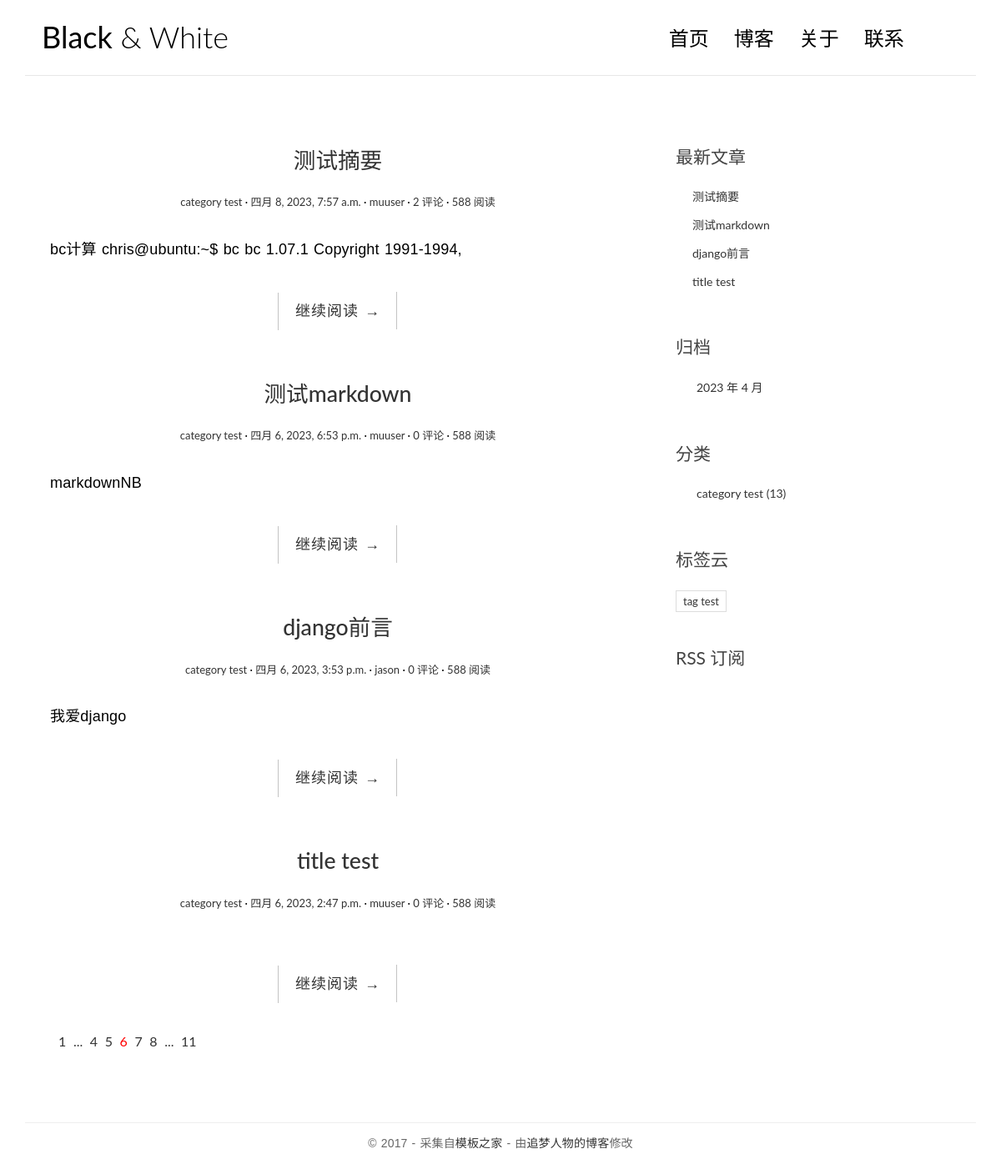
The page / on the database its author committed.
### blog/models.py (models this page shows, shortened)
class Post(models.Model):
    title = models.CharField('标题', max_length=70)
    body = models.TextField('正文')
    created_time = models.DateTimeField('创建时间', default=timezone.now)
    modified_time = models.DateTimeField('修改时间')
    excerpt = models.CharField('摘要', max_length=200, blank=True)
    category = models.ForeignKey(Category, verbose_name='分类', on_delete=models.CASCADE)
    tags = models.ManyToManyField(Tag, verbose_name='标签', blank=True)
    author = models.ForeignKey(User, verbose_name='作者', on_delete=models.CASCADE)
    class Meta:
        verbose_name = '文章'
        verbose_name_plural = verbose_name
        ordering = ['-created_time']
    def get_absolute_url(self):
        return reverse('blog:detail', kwargs={'pk': self.pk})

class Category(models.Model):
    name = models.CharField(max_length=100)
    class Meta:
        verbose_name = '分类'
        verbose_name_plural = verbose_name

class Tag(models.Model):
    name = models.CharField(max_length=100)
    class Meta:
        verbose_name = '标签'
        verbose_name_plural = verbose_name

### blog/views.py (the view)
# urls.py: path('', views.index, name='index'),
def index(request):
    post_list = Post.objects.all().order_by('-created_time')
    return render(request, 'blog/index.html', context={'post_list': post_list})

### blog/templatetags/blog_extras.py (called while the page is built)
@register.inclusion_tag('blog/inclusions/_recent_posts.html', takes_context=True)
def show_recent_posts(context, num=5):
    return {
        'recent_post_list': Post.objects.all().order_by('-created_time')[:num],
    }

@register.inclusion_tag('blog/inclusions/_archives.html', takes_context=True)
def show_archives(context):
    return {
        'date_list': Post.objects.dates('created_time', 'month', order='DESC'),
    }

@register.inclusion_tag('blog/inclusions/_categories.html', takes_context=True)
def show_categories(context):
    return {
        'category_list': Category.objects.all(),
    }

@register.inclusion_tag('blog/inclusions/_tags.html', takes_context=True)
def show_tags(context):
    return {
        'tag_list': Tag.objects.all(),
    }

### templates/blog/index.html
{% extends 'base.html' %}
{% block main %}
    {% for post in post_list %}
        <article class="post post-{{ post.pk }}">
            <header class="entry-header">
                <h1 class="entry-title">
                    <a href="{{ post.get_absolute_url }}">{{ post.title }}</a>
                </h1>
                <div class="entry-meta">
                    <span class="post-category"><a href="#">{{ post.category.name }}</a></span>
                    <span class="post-date"><a href="#"><time class="entry-date"
                                                              datetime="{{ post.created_time }}">{{ post.created_time }}</time></a></span>
                    <span class="post-author"><a href="#">{{ post.author }}</a></span>
                    <span class="comments-link"><a href="{{ post.get_absolute_url }}#comment-area">{{ post.comment_set.count }} 评论</a></span>
                    <span class="views-count"><a href="#">588 阅读</a></span>
                </div>
            </header>
            <div class="entry-content clearfix">
                <p>{{ post.excerpt }}</p>
                <div class="read-more cl-effect-14">
                    <a href="{{ post.get_absolute_url }}" class="more-link">继续阅读 <span class="meta-nav">→</span></a>
                </div>
            </div>
        </article>
    {% empty %}
        <div class="no-post">暂时还没有发布的文章！</div>
    {% endfor %}
    <div class="pagination">
        <ul>
            <li><a href="">1</a></li>
            <li><a href="">...</a></li>
            <li><a href="">4</a></li>
            <li><a href="">5</a></li>
            <li class="current"><a href="">6</a></li>
            <li><a href="">7</a></li>
            <li><a href="">8</a></li>
            <li><a href="">...</a></li>
            <li><a href="">11</a></li>
        </ul>
    </div>
{% endblock %}

### templates/base.html (shortened to what this page needs)
{% load   static %}
{% load blog_extras %}
<!DOCTYPE html>
<html>
<head>
    <link rel="stylesheet" href="{% static 'blog/css/bootstrap.min.css' %}">
    <link rel="stylesheet" href="http://code.ionicframework.com/ionicons/2.0.1/css/ionicons.min.css">
    <link rel="stylesheet" href="{% static 'blog/css/pace.css' %}">
    <link rel="stylesheet" href="{% static 'blog/css/custom.css' %}">
    <link href="https://cdn.bootcss.com/highlight.js/9.15.8/styles/github.min.css" rel="stylesheet">
</head>
<body>
<div class="container">
    <header id="site-header">
        <div class="row">
            <div class="col-md-4 col-sm-5 col-xs-8">
                <div class="logo">
                    <h1><a href="{% url 'blog:index' %}"><b>Black</b> &amp; White</a></h1>
                </div>
            </div>
            <div class="col-md-8 col-sm-7 col-xs-4">
                <nav class="main-nav" role="navigation">
                    <div class="collapse navbar-collapse" id="bs-example-navbar-collapse-1">
                        <ul class="nav navbar-nav navbar-right">
                            <li class="cl-effect-11"><a href="{% url 'blog:index' %}" data-hover="首页">首页</a></li>
                            <li class="cl-effect-11"><a href="full-width.html" data-hover="博客">博客</a></li>
                            <li class="cl-effect-11"><a href="about.html" data-hover="关于">关于</a></li>
                            <li class="cl-effect-11"><a href="contact.html" data-hover="联系">联系</a></li>
                        </ul>
                    </div>
                </nav>
            </div>
        </div>
    </header>
</div>
<div class="content-body">
    <div class="container">
        <div class="row">
            <main class="col-md-8">
                {% block main %}
                {% endblock main %}
            </main>
            <aside class="col-md-4">
                {% show_recent_posts %}
                {% show_archives %}
                {% show_categories %}
                {% show_tags %}
                <div class="rss">
                    <a href=""> RSS 订阅</a>
                </div>
            </aside>
        </div>
    </div>
</div>
<footer id="site-footer">
    <div class="container">
        <div class="row">
            <div class="col-md-12">
                <p class="copyright">&copy 2017 - 采集自<a href="http://www.cssmoban.com/"
                                                        target="_blank" title="模板之家">模板之家</a>
                    - 由<a href="http://zmrenwu.com/" title="网页模板" target="_blank">追梦人物的博客</a>修改
                </p>
            </div>
        </div>
    </div>
</footer>
</body>
</html>

### templates/blog/inclusions/_recent_posts.html
<div class="widget widget-recent-posts">
  <h3 class="widget-title">最新文章</h3>
  <ul>
    {% for post in recent_post_list %}
      <li>
        <a href="{{ post.get_absolute_url }}">{{ post.title }}</a>
      </li>
    {% empty %}
      暂无文章！
    {% endfor %}
  </ul>
</div>

### templates/blog/inclusions/_archives.html
<div class="widget widget-archives">
  <h3 class="widget-title">归档</h3>
  <ul>
    {% for date in date_list %}
      <li>
        <a href="{% url 'blog:archive' date.year date.month %}">
            {{ date.year }} 年 {{ date.month }} 月
        </a>
      </li>
    {% empty %}
      暂无归档！
    {% endfor %}
  </ul>
</div>

### templates/blog/inclusions/_categories.html
<div class="widget widget-category">
  <h3 class="widget-title">分类</h3>
  <ul>
    {% for category in category_list %}
      <li>
        <a href="{% url 'blog:category' category.pk %}">
            {{ category.name }}
            <span class="post-count">(13)</span>
        </a>
      </li>
    {% empty %}
      暂无分类！
    {% endfor %}
  </ul>
</div>

### templates/blog/inclusions/_tags.html
<div class="widget widget-tag-cloud">
  <h3 class="widget-title">标签云</h3>
  <ul>
    {% for tag in tag_list %}
      <li>
        <a href="{% url 'blog:tag' tag.pk %}">
            {{ tag.name }}
        </a>
      </li>
    {% empty %}
      暂无标签！
    {% endfor %}
  </ul>
</div>

### blog/static/blog/css/custom.css (style rules this page uses)
* { outline: none; }
h1, h2, h3, h4, h5, h6 { margin-top: 0; }
b { font-weight: 400; }
a { color: #333; }
body { color: #444; font-family: 'Lato', sans-serif; }
p { font-family: 'Ubuntu', sans-serif; font-weight: 400; word-spacing: 1px; letter-spacing: 0.01em; }
#site-header { background-color: #FFF; padding: 25px 20px; margin-bottom: 40px; border-bottom: 1px solid #e7e7e7; }
.logo h1 a { color: #000; }
.logo h1 { margin: 0; font-family: 'Lato', sans-serif; font-weight: 300; }
.main-nav { margin-top: 11px; max-width: 95%; }
.main-nav a { color: #000000 !important; padding: 0 0 5px 0 !important; margin-right: 30px; font-family: 'Lato', sans-serif; font-weight: 300; font-size: 24px; }
.cl-effect-11 a { padding: 10px 0; color: #0972b4; text-shadow: none; }
.cl-effect-11 a::before { position: absolute; top: 0; left: 0; overflow: hidden; padding: 0 0 5px 0 !important; max-width: 0; border-bottom: 1px solid #000; color: #000; content: attr(data-hover); white-space: nowrap; -webkit-transition: max-width 0.5s; -moz-transition: max-width 0.5s; transition: max-width 0.5s; }
.content-body { padding-bottom: 4em; }
.post { background: #fff; padding: 30px 30px 0; }
.entry-title { text-align: center; font-size: 1.9em; margin-bottom: 20px; line-height: 1.6; padding: 10px 20px 0; }
.entry-meta { text-align: center; color: #DDDDDD; font-size: 13px; margin-bottom: 30px; }
.entry-content { font-size: 18px; line-height: 1.9; font-weight: 300; color: #000; }
.post-category::after, .post-date::after, .post-author::after, .comments-link::after { content: ' ·'; color: #000; }
.read-more { font-family: 'Ubuntu', sans-serif; font-weight: 400; word-spacing: 1px; letter-spacing: 0.01em; text-align: center; margin-top: 20px; }
.cl-effect-14 a { padding: 0 20px; height: 45px; line-height: 45px; position: relative; display: inline-block; margin: 15px 25px; letter-spacing: 1px; font-weight: 400; text-shadow: 0 0 1px rgba(255, 255, 255, 0.3); }
.cl-effect-14 a::before, .cl-effect-14 a::after { position: absolute; width: 45px; height: 1px; background: #C3C3C3; content: ''; -webkit-transition: all 0.3s; -moz-transition: all 0.3s; transition: all 0.3s; pointer-events: none; }
.cl-effect-14 a::before { top: 0; left: 0; -webkit-transform: rotate(90deg); -moz-transform: rotate(90deg); transform: rotate(90deg); -webkit-transform-origin: 0 0; -moz-transform-origin: 0 0; transform-origin: 0 0; }
.cl-effect-14 a::after { right: 0; bottom: 0; -webkit-transform: rotate(90deg); -moz-transform: rotate(90deg); transform: rotate(90deg); -webkit-transform-origin: 100% 0; -moz-transform-origin: 100% 0; transform-origin: 100% 0; }
.widget { background: #fff; padding: 30px 0 0; }
.widget-title { font-size: 1.5em; margin-bottom: 20px; line-height: 1.6; padding: 10px 0 0; font-weight: 400; }
.widget-recent-posts ul { padding: 0; margin: 0; padding-left: 20px; }
.widget-recent-posts ul li { list-style-type: none; position: relative; line-height: 170%; margin-bottom: 10px; }
.widget-recent-posts ul li::before { content: '\f3d3'; font-family: "Ionicons"; position: absolute; left: -17px; top: 3px; font-size: 16px; color: #000; }
.widget-archives ul { padding: 0; margin: 0; padding-left: 25px; }
.widget-archives ul li { list-style-type: none; position: relative; line-height: 170%; margin-bottom: 10px; }
.widget-archives ul li::before { content: '\f3f3'; font-family: "Ionicons"; position: absolute; left: -25px; top: 1px; font-size: 16px; color: #000; }
.widget-category ul { padding: 0; margin: 0; padding-left: 25px; }
.widget-category ul li { list-style-type: none; position: relative; line-height: 170%; margin-bottom: 10px; }
.widget-category ul li::before { content: '\f3fe'; font-family: "Ionicons"; position: absolute; left: -25px; top: 1px; font-size: 18px; color: #000; }
.widget-tag-cloud ul { padding: 0; margin: 0; margin-right: -10px; }
.widget-tag-cloud ul li { list-style-type: none; font-size: 13px; display: inline-block; margin-right: 10px; margin-bottom: 10px; padding: 3px 8px; border: 1px solid #ddd; }
.rss { font-size: 21px; margin-top: 30px; }
.rss a { color: #444; }
#site-footer { padding-top: 10px; padding: 0 0 1.5em 0; }
.copyright { text-align: center; padding-top: 1em; margin: 0; border-top: 1px solid #eee; color: #666; }
.pagination ul { list-style: none; }
.pagination ul li { display: inline-block; font-size: 16px; margin-right: 5px; }
.current a { color: red; }

### rows shown on the page
Post: title "测试摘要", category.name "category test", created_time "四月 8, 2023, 7:57 a.m.", author "muuser", comment_set.count "2", excerpt "bc计算 chris@ubuntu:~$ bc bc 1.07.1 Copyright 1991-1994,"
Post: title "测试markdown", category.name "category test", created_time "四月 6, 2023, 6:53 p.m.", author "muuser", comment_set.count "0", excerpt "markdownNB"
Post: title "django前言", category.name "category test", created_time "四月 6, 2023, 3:53 p.m.", author "jason", comment_set.count "0", excerpt "我爱django"
Post: title "title test", category.name "category test", created_time "四月 6, 2023, 2:47 p.m.", author "muuser", comment_set.count "0"
Category: name "category test"
Tag: name "tag test"

### other values the page prints
{{ date.year }} "2023"
{{ date.month }} "4"
